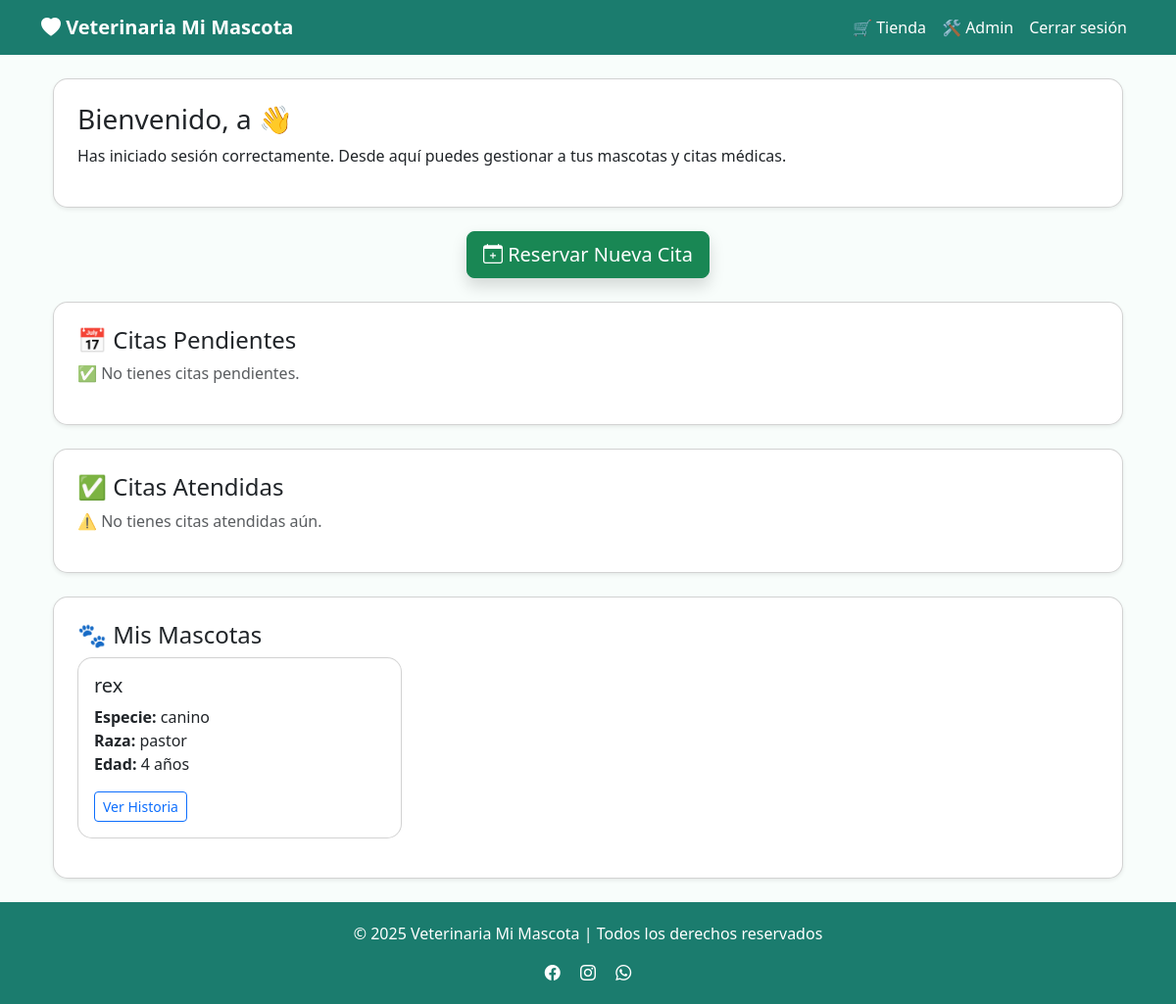
/dashboard (signed in), run on the app's committed database.
### app/models/usuario.py (models this page shows, shortened)
class Usuario(db.Model, UserMixin):
    __tablename__ = 'usuarios'
    id_usuario = db.Column(db.Integer, primary_key=True)
    nombre = db.Column(db.String(100), nullable=False)
    email = db.Column(db.String(100), unique=True, nullable=False)
    contraseña = db.Column(db.String(255), nullable=False)
    rol = db.Column(db.String(20), default='cliente')
    direccion = db.Column(db.String(200))
    telefono = db.Column(db.String(15))
    carrito = db.relationship('Carrito', back_populates='usuario', uselist=False)
    citas_cliente = db.relationship('Cita', foreign_keys='Cita.id_usuario', back_populates='usuario')
    citas_veterinario = db.relationship('Cita', foreign_keys='Cita.id_veterinario', back_populates='veterinario_rel')
    mascotas = db.relationship('Mascota', back_populates='usuario')

### app/models/mascota.py (models this page shows)
class Mascota(db.Model):
    __tablename__ = "mascotas"
    id_mascota = db.Column(db.Integer, primary_key=True)
    nombre = db.Column(db.String(100), nullable=False)
    especie = db.Column(db.String(50), nullable=False)
    raza = db.Column(db.String(50))
    genero = db.Column(db.String(10))
    fecha_nacimiento = db.Column(db.Date)
    id_usuario = db.Column(db.Integer, db.ForeignKey("usuarios.id_usuario"), nullable=False)
    usuario = db.relationship('Usuario', back_populates='mascotas')
    historia_clinica = db.relationship('HistoriaClinica', back_populates='mascota', uselist=False)
    citas = db.relationship('Cita', back_populates='mascota')
    @property
    def edad(self):
        if self.fecha_nacimiento:
            hoy = date.today()
            return hoy.year - self.fecha_nacimiento.year - (
                (hoy.month, hoy.day) < (self.fecha_nacimiento.month, self.fecha_nacimiento.day)
            )
        return None

### app/routes/main.py (the view)
@main_bp.route("/dashboard")
@login_required
def dashboard():
    mascotas = Mascota.query.filter_by(id_usuario=current_user.id_usuario).all()
    citas_pendientes = Cita.query.filter_by(
        id_usuario=current_user.id_usuario,
        estado="pendiente"
    ).order_by(Cita.fecha.asc()).all()
    citas_atendidas = Cita.query.filter_by(
        id_usuario=current_user.id_usuario,
        estado="atendida"
    ).order_by(Cita.fecha.desc()).all()
    return render_template(
        "dashboard.html",
        mascotas=mascotas,
        citas_pendientes=citas_pendientes,
        citas_atendidas=citas_atendidas
    )

### app/templates/dashboard.html (shortened to what this page needs)
{% extends "base.html" %}
{% block content %}
<div class="container mt-4">
    <div class="card p-4 shadow-sm">
        <h1 class="h3 font-bold">Bienvenido, {{ current_user.nombre }} 👋</h1>
        <p>Has iniciado sesión correctamente. Desde aquí puedes gestionar a tus mascotas y citas médicas.</p>
    </div>
    <div class="text-center my-4">
        <a href="{{ url_for('citas.reservar_cita') }}" class="btn btn-success btn-lg shadow">
            <i class="bi bi-calendar-plus"></i> Reservar Nueva Cita
        </a>
    </div>
    <div class="card p-4 mb-4 shadow-sm">
        <h2 class="h4">📅 Citas Pendientes</h2>
        {% if citas_pendientes %}
        <table class="table table-striped">
            <thead>
                <tr>
                    <th>Fecha</th>
                    <th>Hora</th>
                    <th>Mascota</th>
                    <th>Motivo</th>
                </tr>
            </thead>
            <tbody>
                {% for cita in citas_pendientes %}
                <tr>
                    <td>{{ cita.fecha.strftime('%d/%m/%Y') }}</td>
                    <td>{{ cita.hora.strftime('%H:%M') }}</td>
                    <td>{{ cita.mascota.nombre }}</td>
                    <td>{{ cita.motivo or 'Sin motivo' }}</td>
                </tr>
                {% endfor %}
            </tbody>
        </table>
        {% else %}
        <p class="text-muted">✅ No tienes citas pendientes.</p>
        {% endif %}
    </div>
    <div class="card p-4 mb-4 shadow-sm">
        <h2 class="h4">✅ Citas Atendidas</h2>
        {% if citas_atendidas %}
        <table class="table table-striped">
            <thead>
                <tr>
                    <th>Fecha</th>
                    <th>Hora</th>
                    <th>Mascota</th>
                    <th>Motivo</th>
                </tr>
            </thead>
            <tbody>
                {% for cita in citas_atendidas %}
                <tr>
                    <td>{{ cita.fecha.strftime('%d/%m/%Y') }}</td>
                    <td>{{ cita.hora.strftime('%H:%M') }}</td>
                    <td>{{ cita.mascota.nombre }}</td>
                    <td>{{ cita.motivo or 'Sin motivo' }}</td>
                </tr>
                {% endfor %}
            </tbody>
        </table>
        {% else %}
        <p class="text-muted">⚠️ No tienes citas atendidas aún.</p>
        {% endif %}
    </div>
    {% if mascotas %}
    <div class="card p-4 shadow-sm">
        <h2 class="h4">🐾 Mis Mascotas</h2>
        <div class="row">
            {% for mascota in mascotas %}
            <div class="col-md-4 mb-3">
                <div class="card h-100">
                    <div class="card-body">
                        <h5 class="card-title">{{ mascota.nombre }}</h5>
                        <p class="card-text">
                            <strong>Especie:</strong> {{ mascota.especie }}<br>
                            <strong>Raza:</strong> {{ mascota.raza }}<br>
                            <strong>Edad:</strong> {{ mascota.edad }} años
                        </p>
                        <a href="{{ url_for('historia.listar', id_mascota=mascota.id_mascota) }}"
                           class="btn btn-sm btn-outline-primary">Ver Historia</a>
                    </div>
                </div>
            </div>
            {% endfor %}
        </div>
    </div>
    {% endif %}
</div>
{% endblock %}

### app/templates/base.html (style rules this page uses)
body { background-color: #f8fdfb; }
.card { border-radius: 15px; }

### data on the page
Usuario: nombre "a"
Mascota: nombre "rex", especie "canino", raza "pastor", edad "4"
